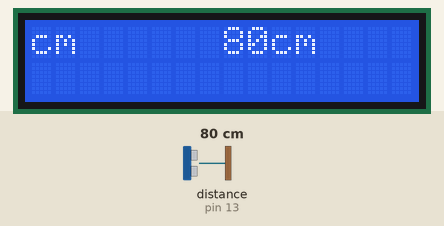
Bench run of a sketch on a simulated Arduino Uno, built with avr-gcc and run on an emulated ATmega328P. Parts: 16×2 character LCD. Inputs (shaded band) come from the test bench; at power-on: distance to the obstacle (sensor on pin 13) 80 cm. The echo pulse lasts 58.3 µs per cm.

Above: at 1.2 s.
1.3 s: distance to the obstacle (sensor on pin 13) set to 2 cm
At 2.5 s:
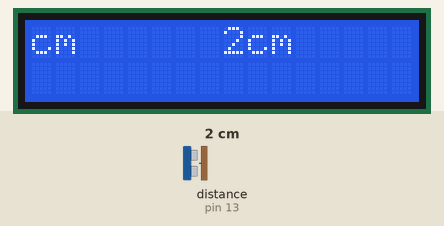
2.8 s: distance to the obstacle (sensor on pin 13) set to 4 cm
At 3.6 s:
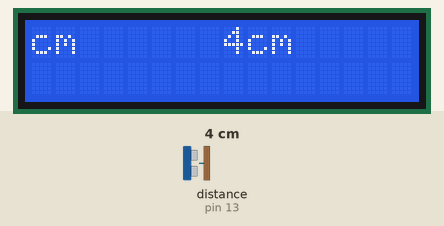
4.3 s: distance to the obstacle (sensor on pin 13) set to 9 cm
At 5.8 s:
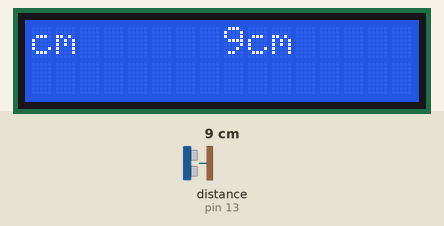
Timing chart, 0 to 7.3 s (numbered marks = the images above; inputs shaded):
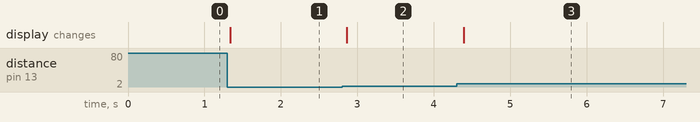

Measured:
- after the input at 1.3 s, the display: changes at once (image 1)
- after the input at 2.8 s, the display: changes after 0.06 s (image 2)
- after the input at 4.3 s, the display: changes after 0.09 s (image 3)

The sketch:

czujnik_odleglosci_lcd.ino
```cpp
/* Ultrasonic HC-SR04 and lcd with I2C */

#include "Ultrasonic.h"
#include <Wire.h>
#include <LiquidCrystal_I2C.h>

LiquidCrystal_I2C lcd(0x27, 2, 1, 0, 4, 5, 6, 7, 3, POSITIVE);
Ultrasonic ultrasonic(12,13); //Ultrasonic ultrasonic(Trig,Echo);

void setup() {
Serial.begin(9600);
  lcd.begin(16,2);
  lcd.backlight();
  lcd.setCursor(0,0);
  lcd.print("cm");

}

void loop()
{
  lcd.backlight();
  lcd.setCursor(8,0);
  lcd.print(ultrasonic.Ranging(CM));
  lcd.print("cm");
  lcd.print("    ");


  delay(100);
}
```
